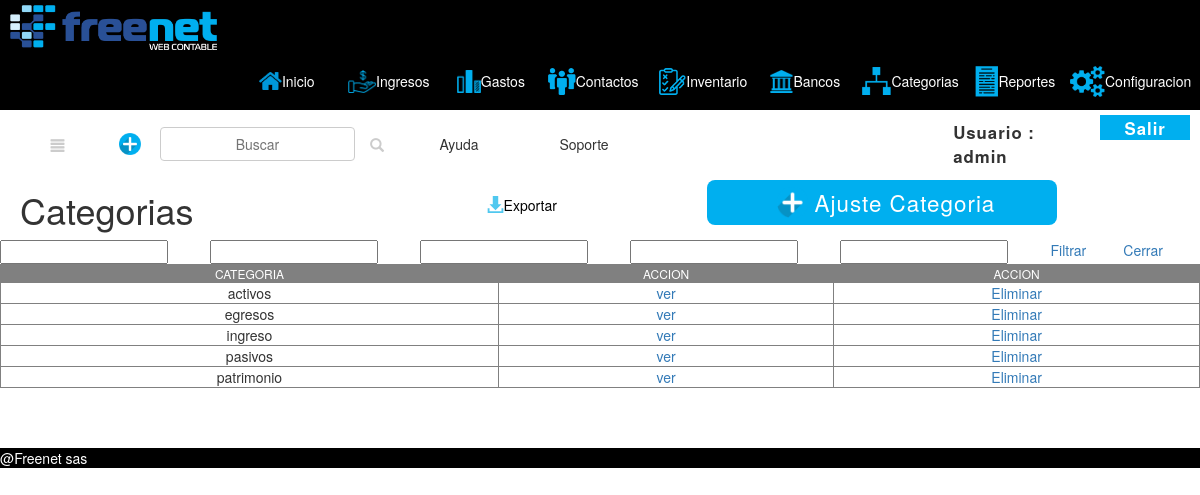
Screenshot of /categorias/index.php (signed in) with the database file from the repository.
### tables this page shows
CREATE TABLE `categorias` (
  `id_categoria` int(11) NOT NULL,
  `categoria` text NOT NULL,
  `identificacion_usuario` int(11) DEFAULT NULL,
  `estado_categoria` text NOT NULL
);

### categorias/index.php (the view, shortened to what this page needs)
<?php
require_once '../conexion/conexion.php';
if ($_SESSION['ident']) {
  $sqlC = "select * from categorias,usuarios where categorias.estado_categoria='defecto' group by categoria";
  $statement = $pdo->query($sqlC);
  $result_categorias = $statement->fetchAll();
}
else
{
	header('location: ../index.php');
}
?>
<!DOCTYPE html>
<html lang="en">
<head><meta http-equiv="Content-Type" content="text/html; charset=big5">
    <link rel="stylesheet" href="../css/reset.css">
   <link rel="stylesheet" type="text/css" href="../css/bootstrap.css">
    <link rel="stylesheet" href="../css/factura.css">
</head>
<?php include('menuFreenetCategorias.php');  ?>
<body>
 <div>
    <div id="cuerpo">
      <article>
          <section class="contenido">
              <div class="actionbar-cont">
                  <h1>Categorias</h1>
                   <a class="espac" href="#"><img src="" alt=""></a>
                  <a class="exportar" id="btnExport" href="#"><img src="../img/factura/download.svg">Exportar</a>
                  <a href="crearFactura.php"> <div class="btn-nuevo"><img style="width:10% ; margin:0 7px; "src="../img/iconta/nueva factura 1 icon.png">Ajuste Categoria</div></a>
              </div>
              <div class="filtros">
                  <input type="text">
                  <input type="text">
                  <input type="text">
                  <input type="text">
                  <input type="text">
                  <a href="">Filtrar</a>
                  <a href="">Cerrar</a>
              </div>
          </section>
          <section class="cont-tab">
              <div>
                  <div id='espaciado' class="espaciado">
                      <table id="tabView" border="1" width="100%" style="text-align: center;">
				<tr style="background-color: gray; color: white; text-transform: uppercase; font-size: 12px">
					<td>categoria</td>
					<td>accion</td>
					<td>accion</td>
				</tr>
				<?php foreach (@$result_categorias as $cat) {?>
					<tr>
						<td id="cod"><?php echo $cat['categoria']; ?></td>
						<td><a href="index.php?id=<?php echo $cat['id_categoria'];?>">ver</a></td>
						<td><a id="" class="" href="eliminaCategoria.php?id_entrada=<?php echo $cat['id_categoria']; ?>">Eliminar</a></td>
					</tr>
				<?php } ?>
			</table>
<br>
<br>
<br>
                  </div>
              </div>
          </section>
      </article>
    </div>
    <footer>@Freenet sas
    </footer>
  </div>
</body>
</html>

### css/factura.css (style rules this page uses)
* { border-size: border-box; margin: 0; padding: 0; }
body { background: url(../img/imgmain/Background.png)no-repeat center center fixed; font-family: 'roboto', scan-serif; }
#cuerpo { display:grid; grid-template-columns: [articule]1fr; }
footer { display:flex; grid-row: 10/11; align-items:center; justify-content:center; background: black; color:white; }
article { display:grid; grid-column:auto; }
.actionbar-cont { display:grid; grid-auto-flow: column; justify-content:stretch; align-items:center; margin:0 0 0 20px; }
.actionbar-cont a { text-decoration:none; padding: 8px; color:black; display:flex; align-items:center; }
.exportar img { width:17px; margin-right:px; margin-left:0px; }
.filtros { display:grid; grid-auto-flow:column; }
.filtros > input { width:80%; }
.espac { width: 25%; }
.btn-nuevo { width: 350px; background: #00afef; height:45px; color: white; padding: 20px; margin-top: -5px; display:flex; justify-content:center; align-items:center; letter-spacing: 1px; font-size: 1.6em; font-weight:500; border-radius: 8px; text-decoration:none; }

### css/inicio.css (style rules this page uses)
* { border-size: border-box; margin: 0; padding: 0; }
body { background: url(../img/imgmain/Background.png)no-repeat center center fixed;; font-family: 'roboto', scan-serif; }

### rows the page displays
categorias: categoria "activos"
categorias: categoria "egresos"
categorias: categoria "ingreso"
categorias: categoria "pasivos"
categorias: categoria "patrimonio"

### other values shown
$_SESSION['usuario'] "admin"
